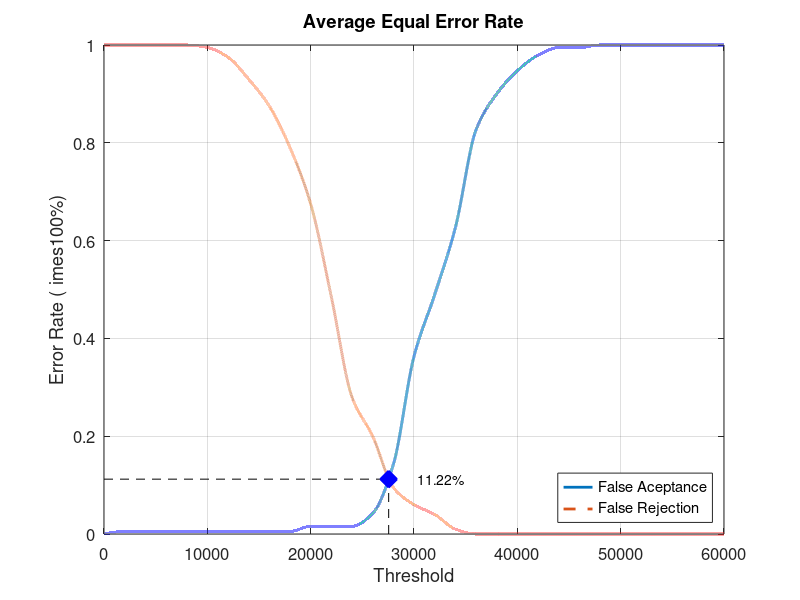
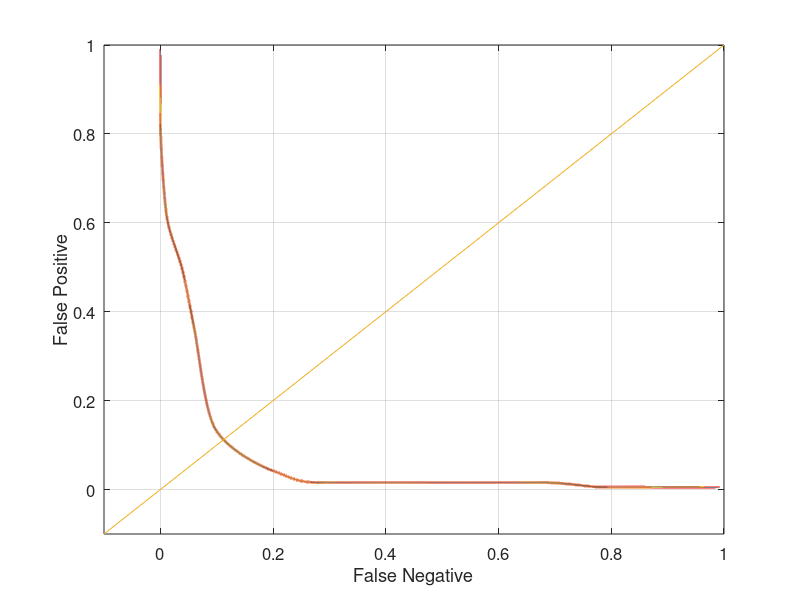

Recreate these plots in MATLAB, in order.
close all;
clear;
clc;
x = 0:2000:60000;
xq = 0:0.5:60000;

y0 = [0 0.00526316 0.00526316 0.00526316 0.00526316 0.00526316 0.00526316 0.00526316 0.00526316 0.00526316 0.0157895 0.0157895 0.0157895 0.0421053 0.142105 0.363158 0.489474 0.626316 0.826316 0.9 0.947368 0.978947 0.994737 0.994737 1 1 1 1 1 1 1]
yy0 = interp1(x, y0, xq, 'pchip');
y1 = [1 1 1 1 1 0.995 0.975 0.93 0.875 0.79 0.675 0.485 0.28 0.2 0.095 0.06 0.04 0.01 0 0 0 0 0 0 0 0 0 0 0 0 0]
yy1 = interp1(x, y1, xq, 'pchip');

% Calculating EER: 
y2 = abs(y0 - y1);
find(y2 == min(y2))
yy2 = abs(yy0 - yy1);
xEER = find(yy2 == min(yy2));
xEERIndex = xq(xEER) % X-axis EER
yEER = yy0(xEER) % Y-axis EER

main = figure
plot(xq, yy0,'-','LineWidth', 2);	hold on
plot(xq, yy1,'--','LineWidth', 2);	hold on
plot([xEERIndex xEERIndex], [0 yEER], 'k--');	hold on
plot([0 xEERIndex], [yEER yEER], 'k--');	hold on
plot(xEERIndex, yEER, 'bx', 'LineWidth', 10);	hold on
text(xEERIndex + 10 * xEERIndex / 100, yEER, [num2str(round((10000 * yEER)) / 100) '%'])
legend('False Aceptance', 'False Rejection', 'Location', 'SouthEast')
xlabel('Threshold')
ylabel('Error Rate (	imes100%)')
title('Average Equal Error Rate')
set(gca, 'FontSize', 12)
axis([0 60000 0 1])
grid on

print(main, 'Database1_2Main', '-dpng');
FNRxFPR = figure('Color', [1 1 1]);
plot(yy1, yy0, '-', yy1, yy0, 'LineWidth', 2);
hold on
y = -0.1:0.1:1
plot(y, y); 
set(gca, 'FontSize', 12)
xlabel('False Negative')
ylabel('False Positive')
axis([-0.1 1 -0.1 1])
set(gca, 'FontSize', 12)
grid on

print(FNRxFPR, 'Database1_2FNRxFPR','-dpng');
